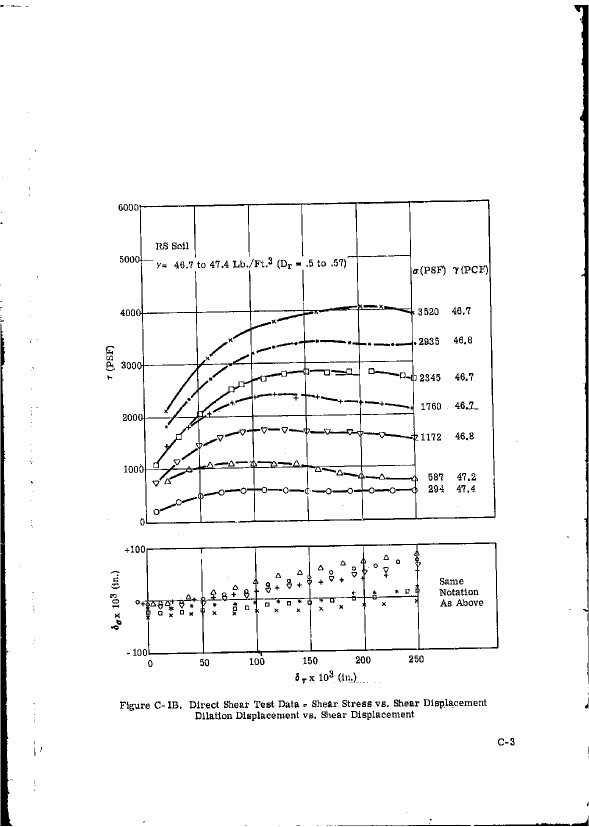
#> input picture img/1968-vol2/p0117.png, 1178 x 1653 px, found by its file name (shown at 1/2 size)
$ python calibrate_f254.py
#> lines starting #> are read from the running program, lines starting #| are printed output that depends on the picture; after the words box and inside, x2 and y2 are one past the last pixel; in counts of white or black regions, pixels touching at a corner belong together
"""Read knots for Figure 2-54 from the packet scan."""
import csv
import json
import sys
from pathlib import Path

import numpy as np
from PIL import Image

sys.path.insert(0, str(Path(__file__).resolve().parents[1] / "tools"))
import calibrate_axes as axes  # noqa: E402
from calibrate_axes import AxisKnots, fit_affine  # noqa: E402

IMAGE = Path("packet/p0117.png")
OUT = Path("out/F2-54")
SCAN = np.asarray(Image.open(IMAGE).convert("L"))
#> SCAN is the input picture: shape (1653, 1178); 95.9% white; 577 black regions (186 under 20 px), largest, box (x1, y1, x2, y2) and area: (270, 398, 991, 1048) 24129, (1, 648, 25, 1652) 9824, (289, 1085, 997, 1312) 9200
# Horizontal coordinate of the clockwise reading view is 4507 - v.
G = np.rot90(SCAN, -1)
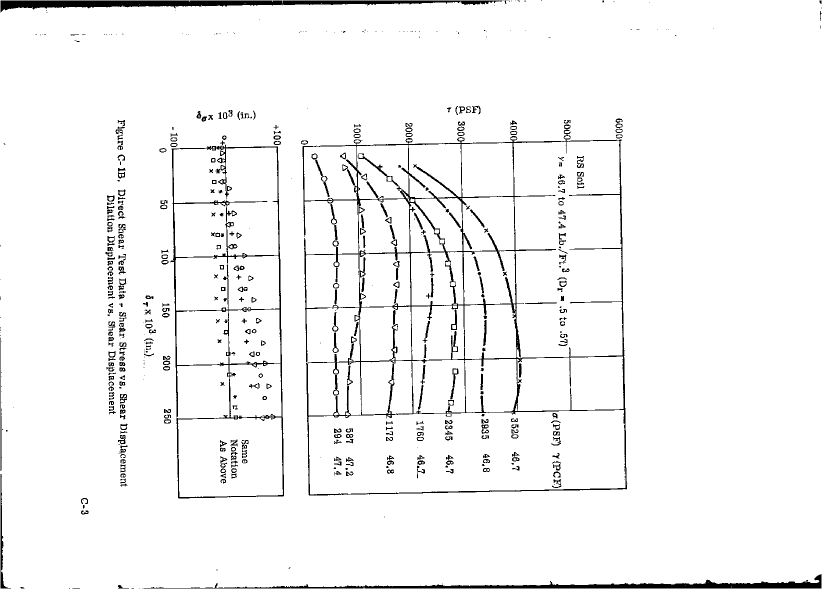
#> G: shape (1178, 1653) (shown at 1/2 size); 95.9% white; 577 black regions (186 under 20 px), largest, box (x1, y1, x2, y2) and area: (605, 270, 1255, 991) 24129, (1, 1, 1005, 25) 9824, (341, 289, 568, 997) 9200
V = SCAN.shape[0] - 1
#> V = 1652

TIMES = list(range(-20, 91, 10))
GRID_X = [1470, 1628, 1780, 1932, 2082, 2238, 2388, 2547, 2704, 2867, 3031, 3186]
GRID_U_WINDOWS = {
    1: [(309, 836), (316, 830), (319, 827), (323, 831)],
    2: [(860, 1313), (875, 1310), (882, 1309), (873, 1311)],
    3: [(1345, 2419), (1350, 2415), (1360, 2403), (1357, 2414)],
}
ZERO = {
    1: (852.0, [(1985, 2690)]),
    2: (1319.0, [(1985, 2670)]),
    3: (2335.0, [(1465, 1768), (2170, 2630)]),
}
# Each triplet gives the printed or counted value, first estimate of tick u,
# and an interior location on the ruler stub (temporary upright coordinate).
TICKS = {
    1: [(0, 861, 1845), (2, 838, 1871), (4, 818, 1871), (6, 797, 1871),
        (8, 777, 1871), (10, 756, 1845), (12, 736, 1871), (14, 715, 1871),
        (16, 694, 1872), (18, 675, 1871), (20, 654, 1845)],
    2: [(0, 1330, 1849), (2, 1314, 1875), (3, 1302, 1880),
        (4, 1292, 1875), (5, 1280, 1881), (6, 1269, 1875),
        (7, 1257, 1879), (8, 1246, 1874), (9, 1237, 1880),
        (10, 1225, 1854), (11, 1216, 1879), (12, 1204, 1875),
        (13, 1194, 1880), (14, 1183, 1875), (15, 1170, 1880),
        (16, 1160, 1876), (17, 1148, 1880), (18, 1137, 1876),
        (19, 1125, 1880), (20, 1113, 1851), (21, 1104, 1880),
        (22, 1093, 1873), (23, 1081, 1880), (24, 1071, 1874),
        (25, 1061, 1880), (26, 1049, 1874), (27, 1036, 1876),
        (28, 1025, 1873), (29, 1017, 1876), (30, 1007, 1850)],
    3: [(0, 2346, 1856), (2, 2323, 1882), (4, 2302, 1882),
        (6, 2281, 1880), (8, 2257, 1880), (10, 2233, 1859),
        (15, 2179, 1880), (20, 2120, 1858), (25, 2063, 1880),
        (30, 2005, 1858), (35, 1948, 1880), (40, 1891, 1867),
        (45, 1836, 1879), (50, 1780, 1859), (55, 1723, 1879),
        (60, 1666, 1856), (65, 1608, 1877), (70, 1551, 1855),
        (72, 1530, 1876), (74, 1508, 1874), (76, 1485, 1874),
        (78, 1463, 1875), (80, 1438, 1858)],
}


# [5 lines left out: function csv_write, not called in this run]


def core(profile, begin, guess, minimum):
    """Find the contiguous half-contrast core around the strongest pixel."""
    contrast = 255 - profile
    best = np.max(contrast)
    if best < minimum:
        return None
    tied = np.flatnonzero(contrast == best)
    ind = min(tied, key=lambda i: abs(begin + i - guess))
    left, right = ind, ind
    while left > 0 and contrast[left - 1] >= .5 * best:
        left -= 1
    while right < len(profile) - 1 and contrast[right + 1] >= .5 * best:
        right += 1
    if left == 0 or right == len(profile) - 1:
        return None
    pixels = np.arange(left, right + 1)
    return begin + np.average(pixels, weights=contrast[pixels]), right - left + 1


def fit_line(pairs):
    p = np.array(pairs)
    slope, intercept = np.polyfit(*p.T, 1)
    offset = p[:, 1] - (intercept + slope * p[:, 0])
    med = np.median(offset)
    limit = max(1.6, 3 * 1.4826 * np.median(np.abs(offset - med)))
    keep = np.abs(offset - med) <= limit
    slope, intercept = np.polyfit(*p[keep].T, 1)
    return slope, intercept, p[keep]


def timing_line(panel, index):
    x0 = GRID_X[index]
    if index < 3:
        u0, u1 = GRID_U_WINDOWS[panel][index]
    else:
        u0, u1 = GRID_U_WINDOWS[panel][3]
    # Stay away from the label boxes in the -20 ms column.
    excluded = {1: [(395, 609)], 2: [(932, 1165)], 3: [(1625, 1864)]}
    pairs = []
    for u in range(u0, u1 + 1, 11):
        if index == 0 and any(lo <= u <= hi for lo, hi in excluded[panel]):
            continue
        guess = x0 + .0079 * (u - 300)
        a, b = round(guess)-10, round(guess)+11
        found = core(G[u-3:u+4, a:b].mean(axis=0), a, guess, 94)
        if found and found[1] <= 12:
            pairs.append((u, found[0]))
    slope, intercept, good = fit_line(pairs)
    return -slope, V-intercept, good


# [27 lines left out: functions dashed, ticks_for, not called in this run]


def anchor(x, y, u, v, x_source="", y_source=""):
    return {"x_value": x, "y_value": y, "u": round(float(u), 4), "v": round(float(v), 4),
            "x_source": x_source, "y_source": y_source}


# [9 lines left out: function check_y_knots, not called in this run]


def read_panel(panel):
#> called with panel = 1
    directory = OUT / f"cal-p{panel}"
    directory.mkdir(parents=True, exist_ok=True)
    h_lines, v_lines, anchors, eye = [], [], [], []
    for index, time in enumerate(TIMES):
        slope, intercept, good = timing_line(panel, index)
        rows = [anchor(time, "", u, V-x, "detected") for u, x in good[::3]]
        anchors.extend(rows)
        h_lines.append({"x_value": time, "slope_dv_du": slope, "v_at_u0": intercept,
                        "source": "detected", "samples": len(good)})
        u_mid = 0.5 * (good[0,0] + good[-1,0])
        evidence = "Timing line counted from ruler labels"
        if time == 0:
            evidence = "Timing line interrupted by ruler labels, with the printed 0 just to its right"
        elif time == -20:
            evidence = "First timing line right of the break, partly behind caption box"
        elif time == 90:
            evidence = "Final timing line at right frame"
        if panel == 3 and time in (30, 40):
            u_mid = 1776 if time == 30 else 1774
            evidence = "Timing line contacted by .01 sec. arrowhead"
        eye.append((panel, "time_line", time, u_mid, intercept+slope*u_mid, "verified", evidence))
#> this loop made 1 pass
#> after the loop, anchors = []; eye = []; h_lines = []

    slope, intercept, good = dashed(panel)
    anchors.extend(anchor("", 0, u, V-x, y_source="detected dashed zero") for x, u in good[::4])
    v_lines.append({"y_value": 0, "slope_du_dv": slope, "u_at_v0": intercept,
                    "source": "detected dashed zero", "samples": len(good)})
    x_, u_ = good[len(good)//2]
    eye.append((panel, "zero_datum", 0, u_, V-x_, "verified", "Dashed line assigned 0 g"))
    ruler_zero = None
    diagnostic = []
    for value, u, v in ticks_for(panel):
        if value == 0:
            ruler_zero = (u, v)
            difference = u-(intercept+slope*v)
            eye.append((panel, "ruler_tick", value, u, v, "verified; datum offset",
                        f"Printed 0; solid stub {difference:.2f} px below dashed datum at this v"))
            continue
        stub = "measured labeled tick" if value % 10 == 0 else "measured counted tick"
        short = {2: (1868, 1883), 11: (1875, 1886), 29: (1872, 1883)}
        if panel == 2 and value in short:
            for x in short[value]:
                start = int(u)-4
                end = start+10
                center, _ = core(G[start:end, x-1:x+2].mean(axis=1), start, u, 80)
                anchors.append(anchor("", value, center, V-x, y_source=stub))
        else:
            anchors.append(anchor("", value, u, v, y_source=stub))
        v_lines.append({"y_value": value, "slope_du_dv": slope, "u_at_v0": u-slope*v,
                        "source": stub, "samples": 1})
        eye.append((panel, "ruler_tick", value, u, v, "verified",
                    "Label aligned with this stub" if value % 10 == 0 else "Counted between labeled stubs"))
    if panel == 2:
        eye.append((panel, "ruler_tick", 1, None, None, "obscured", "No separable stub at 1 g where dashed zero passes"))
    # Use the dashed-line direction for the tick projection and preserve the
    # local tick positions in the piecewise map.
    for horizontal in h_lines:
        for vertical in v_lines:
            sh, ih = horizontal["slope_dv_du"], horizontal["v_at_u0"]
            sv, iv = vertical["slope_du_dv"], vertical["u_at_v0"]
            u = (iv + sv*ih)/(1-sv*sh)
            diagnostic.append(anchor(horizontal["x_value"], vertical["y_value"], u, ih+sh*u))
    ax, ay, rmsx, rmsy, maxx, maxy = fit_affine(diagnostic)
    u0, u1 = {1: (302, 878), 2: (870, 1350), 3: (1345, 2446)}[panel]
    cal = dict(image=IMAGE.as_posix(), box=[u0, 1288, u1, 3060],
               model="Affine diagnostic on timing-line and projected ruler-tick intersections",
               x_direction="up", y_direction="left", x_unit="ms", y_unit="g",
               ax=ax, ay=ay, x_per_px=float(np.hypot(*ax[:2])), y_per_px=float(np.hypot(*ay[:2])),
               rms_residual_x=rmsx, rms_residual_y=rmsy, max_residual_x=maxx, max_residual_y=maxy,
               n_anchors=len(anchors), n_diagnostic_intersections=len(diagnostic),
               horizontal_lines=h_lines, vertical_lines=v_lines,
               ruler_zero_tick={"u": ruler_zero[0], "v": ruler_zero[1],
                                "offset_from_dashed_px": difference})
    csv_write(directory / "anchors.csv", anchors)
    X = AxisKnots(anchors, "x_value", "x_source", ax[:2], SCAN)
    Y = check_y_knots(anchors, ay)
    for name, axis in [("time", X), ("deceleration", Y)]:
        print(panel, name, "verified", [k["value"] for k in axis.knots],
              "rejected", [(k["value"], k["reason"]) for k in axis.rejected])
        if axis.rejected:
            raise ValueError([(k["value"],k["check"]) for k in axis.rejected])
    cal["verification"] = {label: axis.knots for label, axis in [("x", X), ("y", Y)]}
    (directory / "calibration.json").write_text(json.dumps(cal, indent=2) + "\n", encoding="utf-8")
    print(f"Panel {panel}: affine RMS {rmsx:.4f} ms, {rmsy:.4f} g; max {maxx:.4f} ms, {maxy:.4f} g; "
          f"zero offset {difference:.2f} px")
    return eye


if __name__ == "__main__":
#> (the run stopped early here; a loop or call above may not have finished)

$ run again, with img/1968-vol2/p0003.png copied over img/1968-vol2/p0117.png
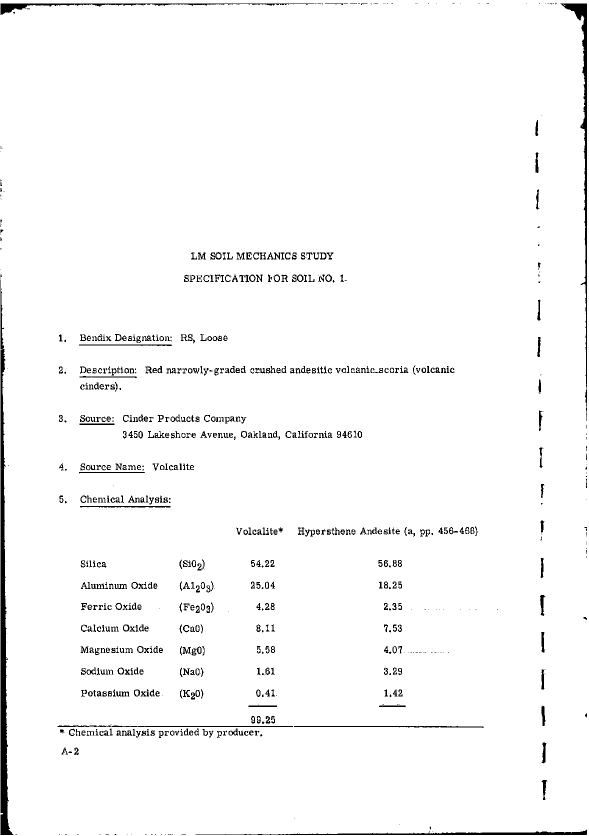
#> input picture img/1968-vol2/p0003.png, 1178 x 1671 px, found by its file name (shown at 1/2 size)
#> SCAN is the input picture: shape (1671, 1178); 97.2% white; 763 black regions (242 under 20 px), largest, box (x1, y1, x2, y2) and area: (1, 560, 27, 1670) 9966, (1121, 7, 1174, 842) 4423, (391, 1659, 1174, 1670) 2632
#> `G = np.rot90(SCAN, -1)`:
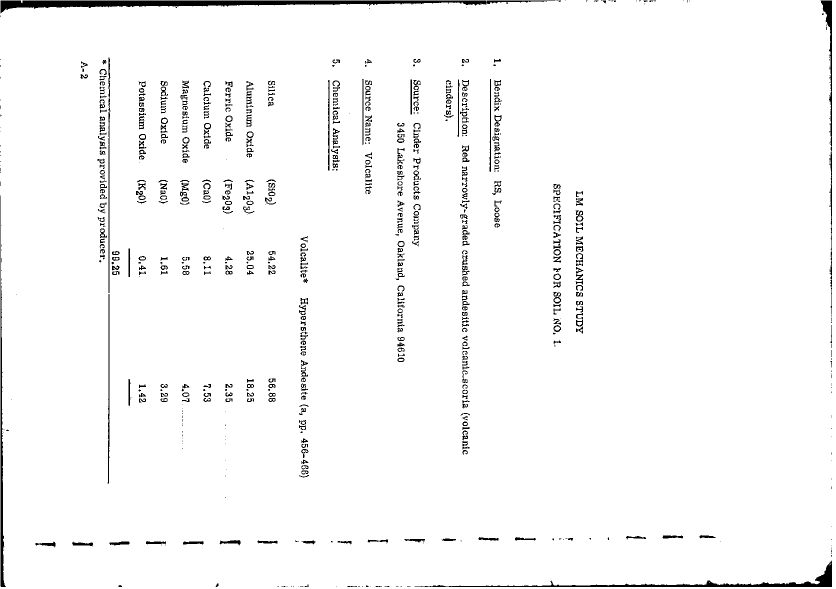
#> G: shape (1178, 1671) (shown at 1/2 size); 97.2% white; 763 black regions (242 under 20 px), largest, box (x1, y1, x2, y2) and area: (1, 1, 1111, 27) 9966, (829, 1121, 1664, 1174) 4423, (1, 391, 12, 1174) 2632
#> the loop in read_panel, `for index, time in enumerate(TIMES):` made 1 pass

$ run again, with img/1968-vol2/p0004.png copied over img/1968-vol2/p0117.png
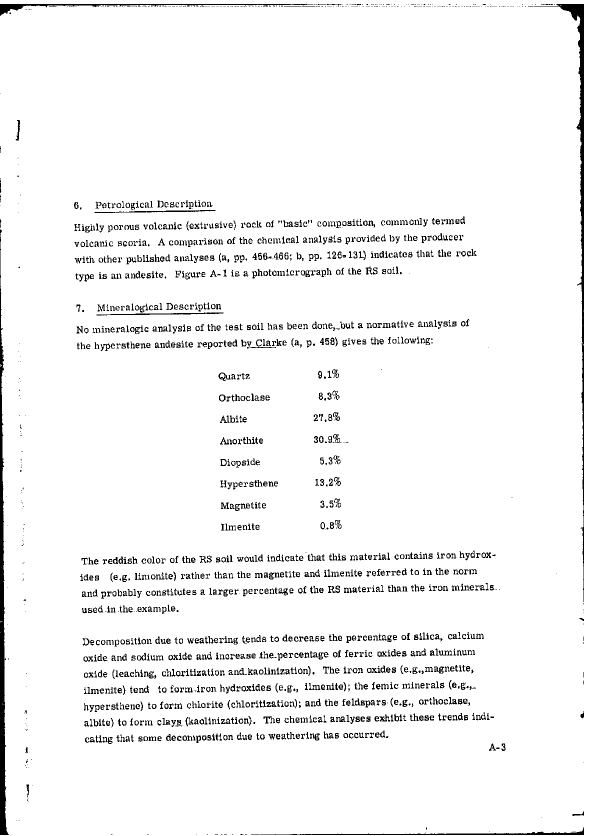
#> input picture img/1968-vol2/p0004.png, 1178 x 1671 px, found by its file name (shown at 1/2 size)
#> SCAN is the input picture: shape (1671, 1178); 95.6% white; 1799 black regions (547 under 20 px), largest, box (x1, y1, x2, y2) and area: (0, 458, 18, 1670) 8020, (1068, 8, 1168, 1204) 6629, (0, 8, 627, 32) 2191
#> `G = np.rot90(SCAN, -1)`:
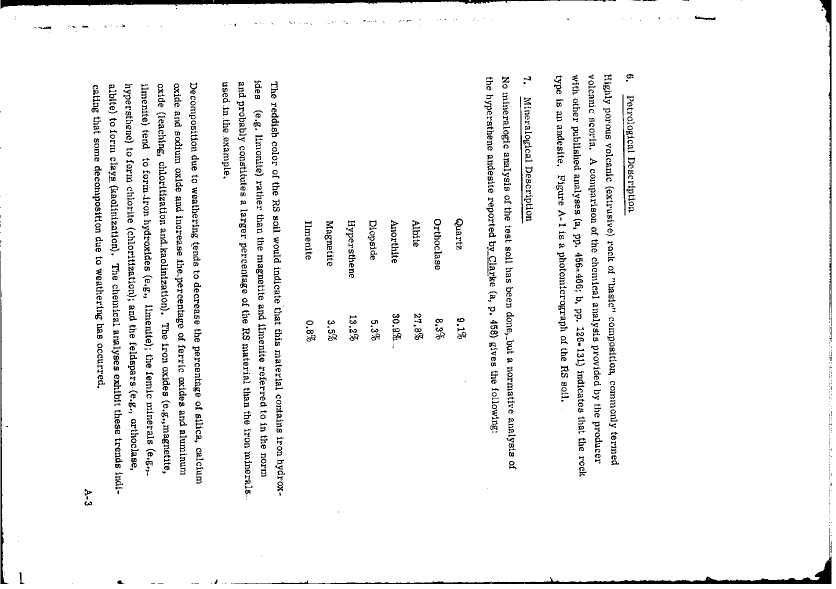
#> G: shape (1178, 1671) (shown at 1/2 size); 95.6% white; 1799 black regions (547 under 20 px), largest, box (x1, y1, x2, y2) and area: (1, 0, 1213, 18) 8020, (467, 1068, 1663, 1168) 6629, (1639, 0, 1663, 627) 2191
#> the loop in read_panel, `for index, time in enumerate(TIMES):` made 1 pass

$ run again, with img/1968-vol2/p0005.png copied over img/1968-vol2/p0117.png
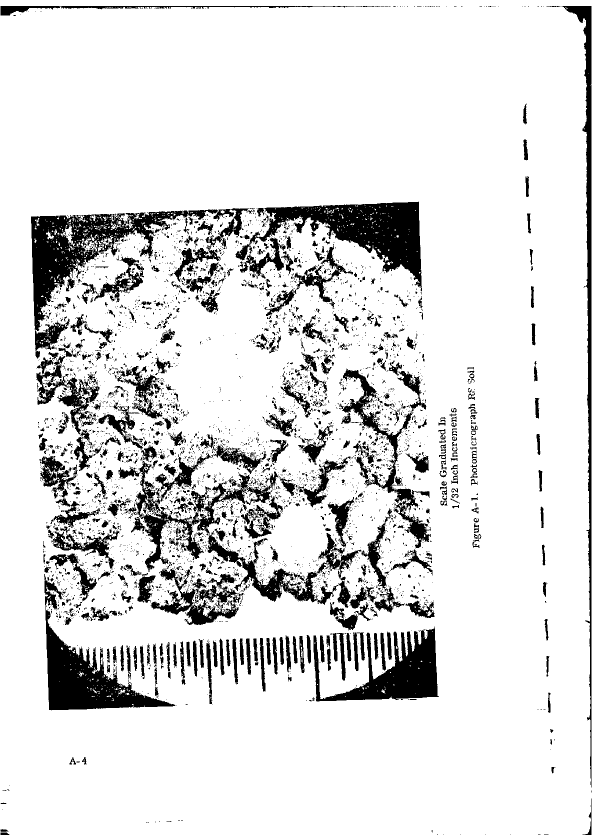
#> input picture img/1968-vol2/p0005.png, 1196 x 1671 px, found by its file name (shown at 1/2 size)
#> SCAN is the input picture: shape (1671, 1196); 87.1% white; 4872 black regions (4265 under 20 px), largest, box (x1, y1, x2, y2) and area: (62, 418, 468, 717) 24967, (471, 403, 844, 582) 23679, (88, 1148, 350, 1421) 19021
#> `G = np.rot90(SCAN, -1)`:
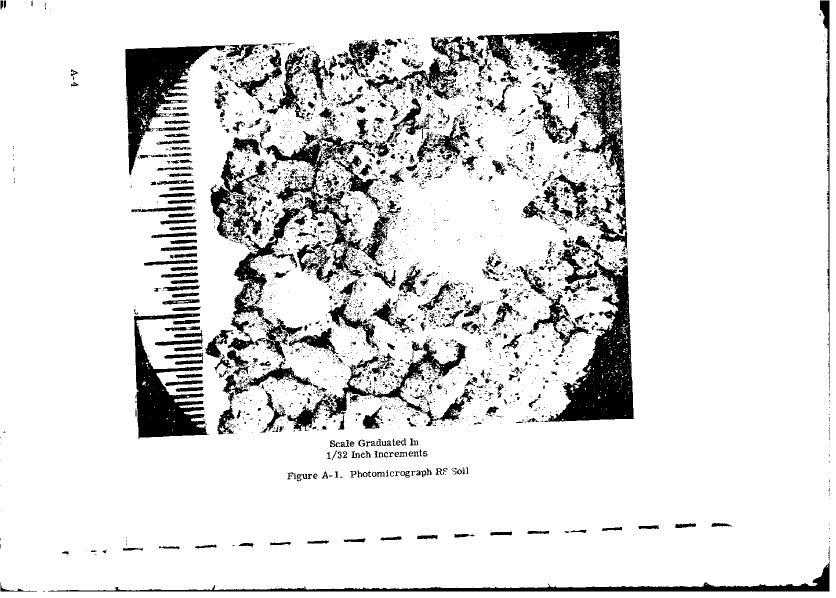
#> G: shape (1196, 1671) (shown at 1/2 size); 87.1% white; 4872 black regions (4265 under 20 px), largest, box (x1, y1, x2, y2) and area: (954, 62, 1253, 468) 24967, (1089, 471, 1268, 844) 23679, (250, 88, 523, 350) 19021
#> the loop in read_panel, `for index, time in enumerate(TIMES):` made 1 pass
